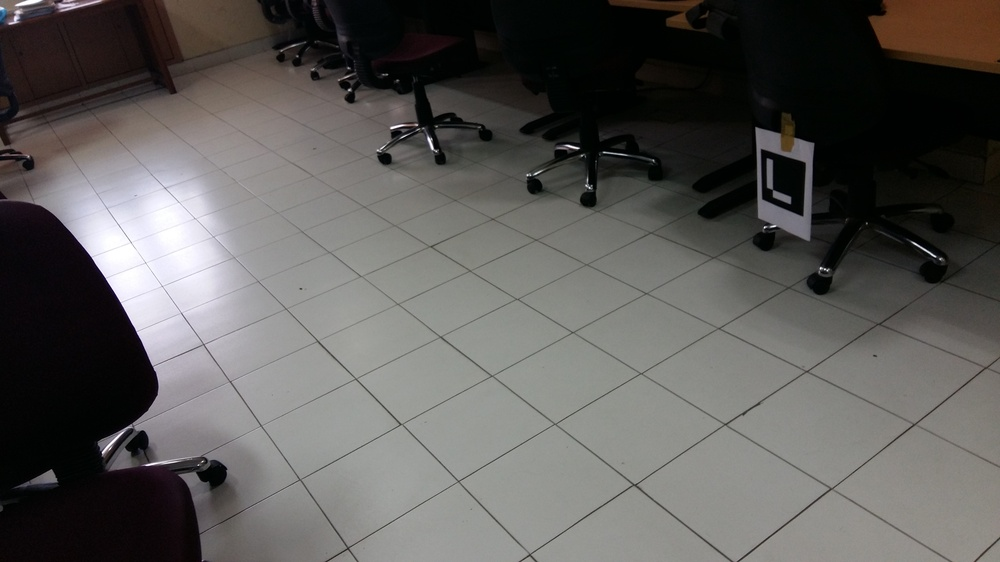
#> input picture test/obstacle-detection/floor_4.jpg, 1000 x 562 px, shrunk from 4128 x 2322 before the run
$ python obstacle_test.py   (Python 2 division)
#> lines starting #> are read from the running program, lines starting #| are printed output that depends on the picture; after the words box and inside, x2 and y2 are one past the last pixel; in counts of white or black regions, pixels touching at a corner belong together
import cv2
import numpy as np
import time
import sys
from timeit import default_timer as timer

def CheckGround():

    EdgeArray = []
    PointArray = []

    time.sleep(0.1)  # let image settle
    # [5 lines of commented-out code are left out]
    img = cv2.imread('floor_4.jpg')
#> img is the input picture: shape (562, 1000, 3); mean B, G, R 88.3, 90.5, 92.4
    # print img.shape

    imgGray = cv2.cvtColor(img, cv2.COLOR_BGR2GRAY)  # convert img to grayscale and store result in imgGray

    # [9 lines of commented-out code are left out]
    imgGray = cv2.medianBlur(imgGray, 11)
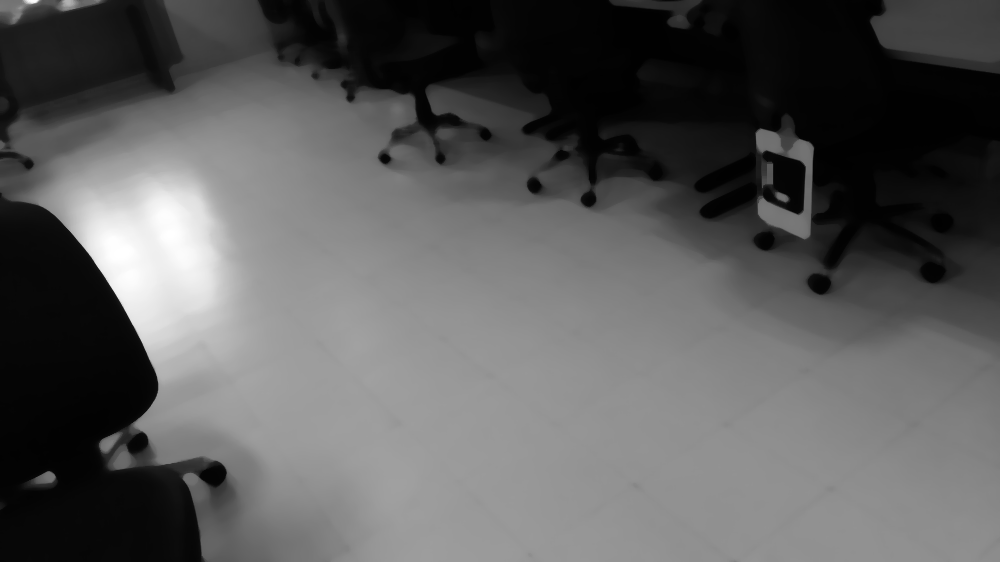
#> imgGray: shape (562, 1000); min 1, max 255, mean 91.4
    imgGray = cv2.bilateralFilter(imgGray, 11, 50, 50)  # blur the image slightly to remove noise

    imgEdge = cv2.Canny(imgGray, 50, 100)  # edge detection
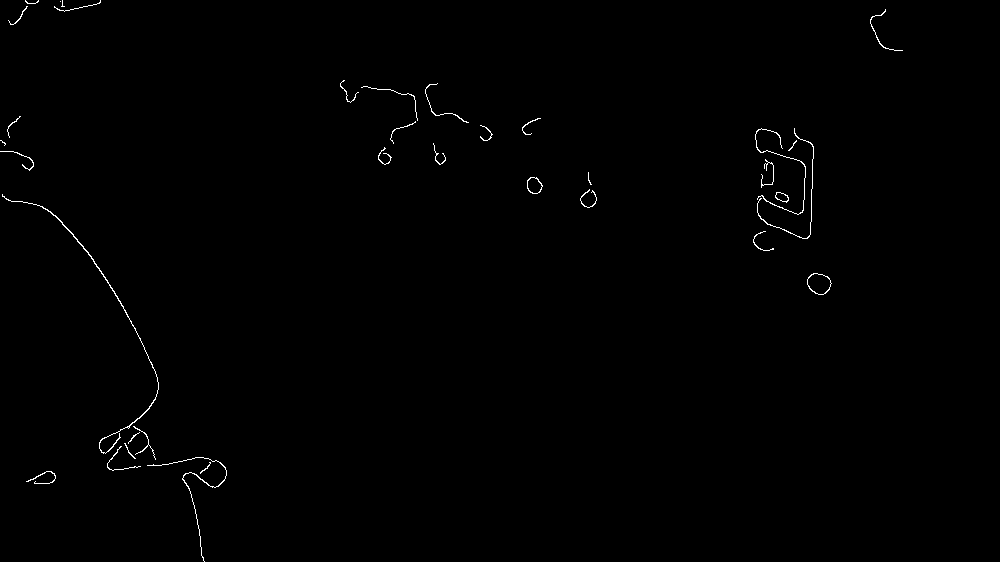
#> imgEdge: shape (562, 1000); 0.46% white in thin lines or dots
    cv2.imwrite('floor_edges.jpg', imgEdge)
    # sys.exit()

    imagewidth = img.shape[1]
#> imagewidth = 1000
    imageheight = img.shape[0]
#> imageheight = 562
    # print imagewidth, imageheight

    # Detect empty regions in image
    start_time = timer()
    WindowSize = 200
    StepSize = 40
    # num_iter_x = int((imagewidth - WindowSize + 1) / (StepSize + 1) + 1)
    # num_iter_y = int((imageheight - WindowSize + 1) / (StepSize + 1) + 1)
    N = int(WindowSize / StepSize)
    w = int(imagewidth / StepSize)
#> w = 25
    h = int(imageheight / StepSize)
#> h = 14
    # print w, h
    # dp = np.full((w, h), -1)
    fCount = np.full((w, h), -1)    # Count floor pixels
    nfCount = np.full((w, h), -1)   # Count non-floor pixels
    FLOOR_THRES = 15
    EMPTY_THRES = 0.02
    for i in range(w - 1):
        for j in range(h - 1):
            # Count number of floor and non-floor pixels in box
            # Floor assumed to be white - all colors near avg
            # isEmptyBox = False
            countNFloor = 0
            countFloor = 0
            start_i = i * StepSize
            end_i = start_i + StepSize
            start_j = j * StepSize
            end_j = start_j + StepSize
            for k in range(start_i, end_i, 1):
                for l in range(start_j, end_j, 1):
                    pixel = img[l, k]
                    avgColor = pixel[0]/3 + pixel[1]/3 + pixel[2]/3
                    if(abs(pixel[0] - avgColor) < FLOOR_THRES and abs(pixel[1] - avgColor) < FLOOR_THRES and abs(pixel[2] - avgColor) < FLOOR_THRES):
                        countFloor = countFloor + 1
                    else:
                        countNFloor = countNFloor + 1
            # if(float(countWhite) / float(countBlack) < EMPTY_THRES):
            #     isEmptyBox = True
            # dp[i, j] = int(isEmptyBox)
            fCount[i, j] = countFloor
            nfCount[i, j] = countNFloor
    end_time = timer()
    print "Count loop time: ", (end_time - start_time)

    # [10 lines of commented-out code are left out]

    start_time = timer()
    for i in range(w - N):
        for j in range(h - N):
            # Count number of floor and non-floor pixels in window
            # isEmptyWindow = True
            countFloor = 0
            countNFloor = 0
            for k in range(i, i + N, 1):
                for l in range(j, j + N, 1):
                    # if (dp[k, l] == 0):
                    #     isEmptyWindow = False
                    #     break
                    countFloor = countFloor + fCount[k, l]
                    countNFloor = countNFloor + nfCount[k, l]
            # Add center of point array if window has sufficient floor points
            # if(isEmptyWindow):
            if (float(countNFloor)/float(countNFloor + countFloor) < EMPTY_THRES):
                PointArray.append(((i + N / 2) * StepSize, (j + N / 2) * StepSize))
#> after the loop, PointArray = 158 pairs, first value 80 to 840, second value 80 to 400
    end_time = timer()
    print "Segmentation loop time: ", (end_time - start_time)

    print PointArray
#> (printed output is left out)

    # draw points on image
    for point in PointArray:
        cv2.circle(img, point, 10, (0, 255, 0), -1)
#> this loop made 158 passes
#> point on passes 1 to 3: (80, 240), (80, 280), (80, 320)
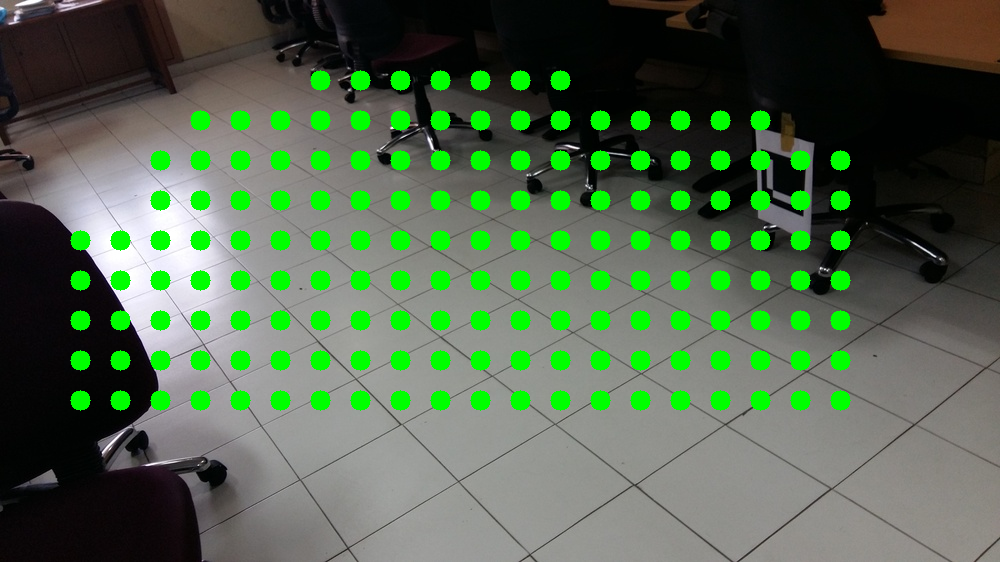
#> img: shape (562, 1000, 3); 8.91% of pixels changed, all inside (x1, y1, x2, y2) = (70, 70, 851, 411)

    # # Detect white pixels in line
    # for j in range(0, imagewidth, StepSize):  # for the width of image array
    #     for i in range(imageheight - 5, 0, -1):  # step through every pixel in height of array from bottom to top
    #                                             # Ignore first couple of pixels as may trigger due to undistort
    #         if imgEdge.item(i, j) == 255:  # check to see if the pixel is white which indicates an edge has been found
    #             EdgeArray.append((j, i))  # if it is, add x,y coordinates to ObstacleArray
    #             break  # if white pixel is found, skip rest of pixels in column
    #     else:  # no white pixel found
    #         # if nothing found, assume no obstacle. Set pixel position way off the screen to indicate
    #         EdgeArray.append((j, 0))
    #         # no obstacle detected
    #
    # for x in range(len(EdgeArray) - 1):  # draw lines between points in ObstacleArray
    #     cv2.line(img, EdgeArray[x], EdgeArray[x + 1], (0, 255, 0), 1)
    # for x in range(len(EdgeArray)):  # draw lines from bottom of the screen to points in ObstacleArray
    #     cv2.line(img, (x * StepSize, imageheight), EdgeArray[x], (0, 255, 0), 1)

    cv2.imwrite('floor_final.jpg', img)
    print "Written to floor_final.jpg"

if __name__ == '__main__':
    CheckGround()

$ run again, with test/obstacle-detection/floor_1.jpg copied over test/obstacle-detection/floor_4.jpg
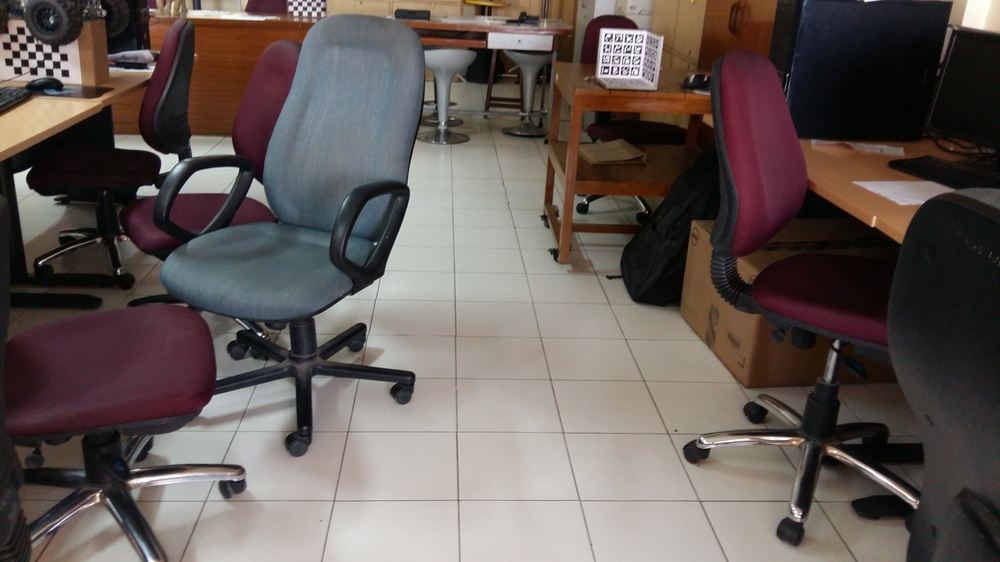
#> input picture test/obstacle-detection/floor_1.jpg, 1000 x 562 px, shrunk from 4128 x 2322 before the run
#> in CheckGround, img is the input picture: shape (562, 1000, 3); mean B, G, R 86.2, 90.4, 100
#> in CheckGround, `imgEdge = cv2.Canny(imgGray, 50, 100)`:
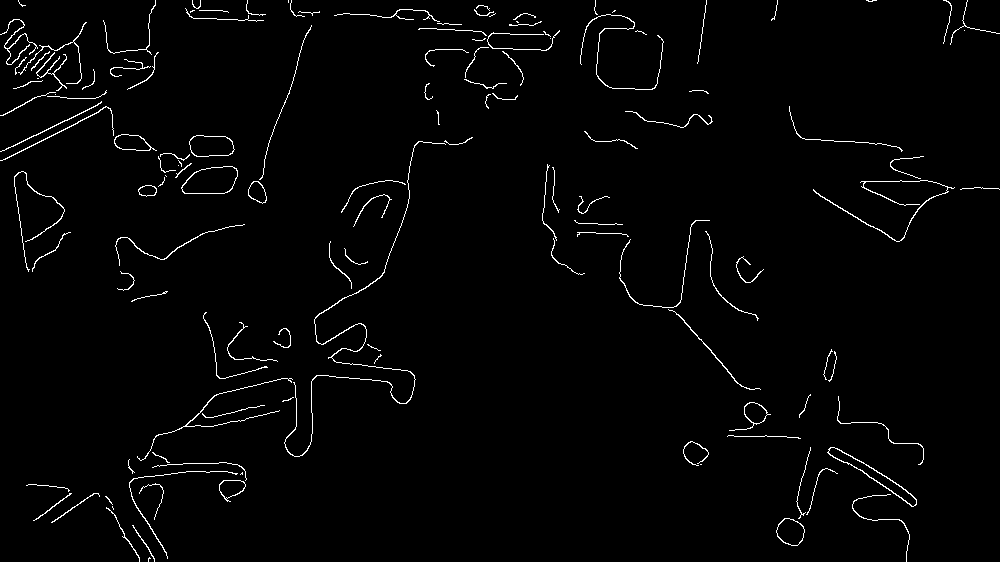
#> imgEdge: shape (562, 1000); 1.9% white in thin lines or dots
#> after the loop in CheckGround, `for i in range(w - N):`: PointArray = [(320, 320), (320, 360), (320, 400), (360, 320), (360, 360), (360, 400), (400, 320), (400, 360), (400, 400), (440, 320), (440, 360), (440, 400), (480, 320), (480, 360), (480, 400), (520, 360), (520, 400)]
#| [(320, 320), (320, 360), (320, 400), (360, 320), (360, 360), (360, 400), (400, 320), (400, 360), (400, 400), (440, 320), (440, 360), (440, 400), (480, 320), (480, 360), (480, 400), (520, 360), (520, 400)]
#> the loop in CheckGround, `for point in PointArray:` made 17 passes
#> after the loop in CheckGround, `for point in PointArray:`:
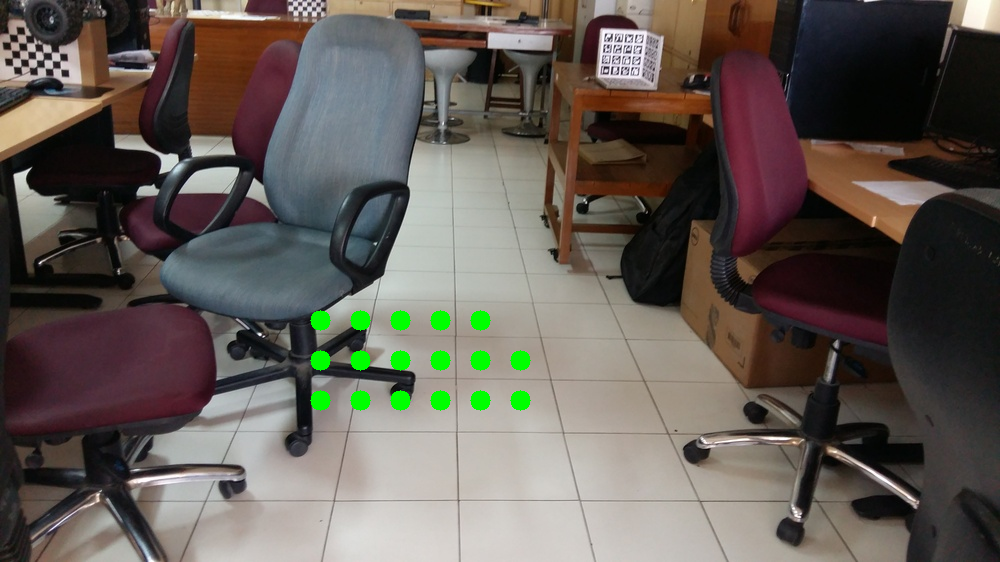
#> img: shape (562, 1000, 3); 0.96% of pixels changed, all inside (x1, y1, x2, y2) = (310, 310, 531, 411)

$ run again, with test/obstacle-detection/floor_2.jpg copied over test/obstacle-detection/floor_4.jpg
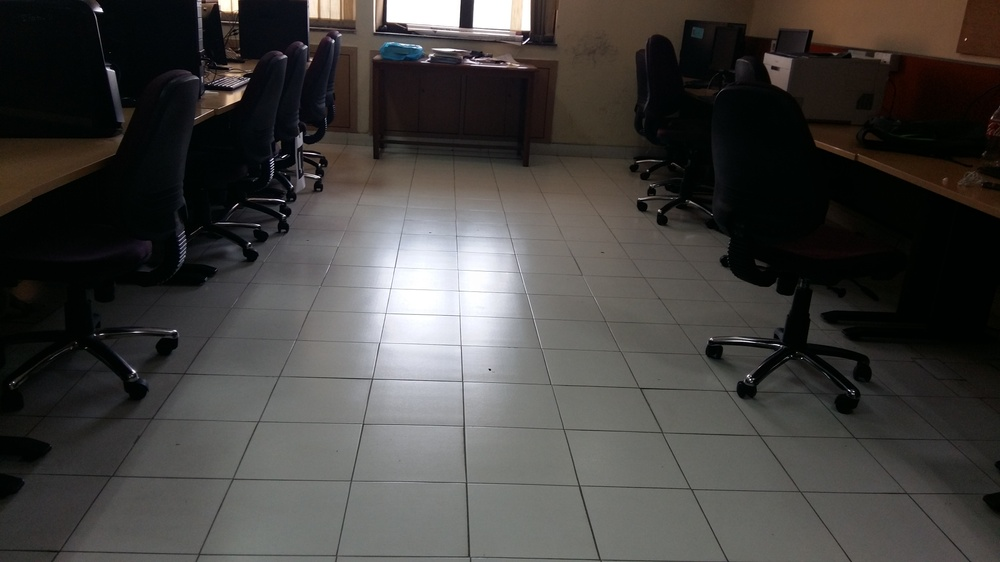
#> input picture test/obstacle-detection/floor_2.jpg, 1000 x 562 px, shrunk from 4128 x 2322 before the run
#> in CheckGround, img is the input picture: shape (562, 1000, 3); mean B, G, R 63.4, 65.6, 67.5
#> in CheckGround, `imgEdge = cv2.Canny(imgGray, 50, 100)`:
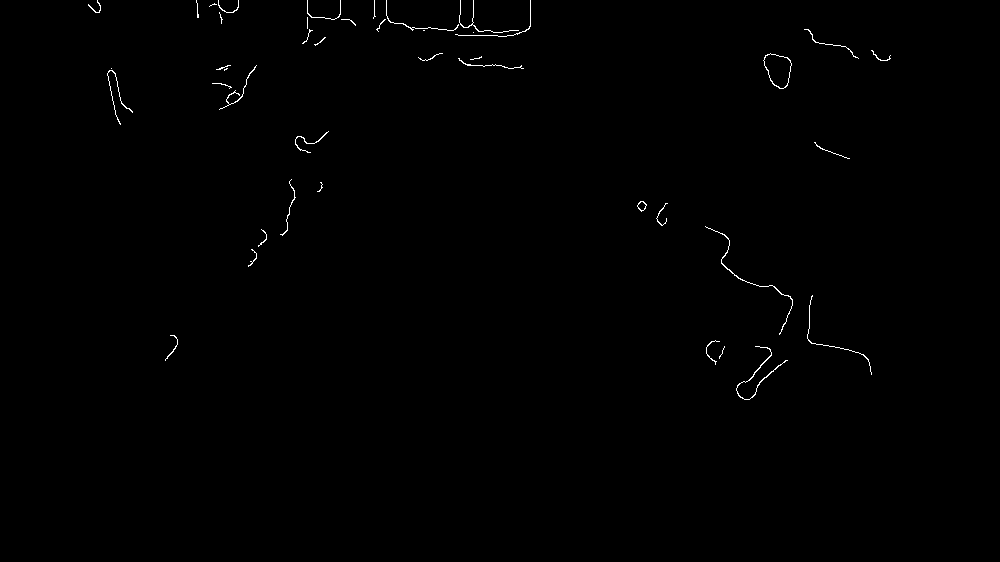
#> imgEdge: shape (562, 1000); 0.39% white in thin lines or dots, all inside (x1, y1, x2, y2) = (88, 0, 891, 400)
#> after the loop in CheckGround, `for i in range(w - N):`: PointArray = 111 pairs, first value 80 to 840, second value 120 to 400
#> (printed output is left out)
#> the loop in CheckGround, `for point in PointArray:` made 111 passes
#> point on passes 1 to 8: (80, 280), (80, 320), (80, 360), (80, 400), (120, 280), (120, 320), (120, 360), (120, 400)
#> after the loop in CheckGround, `for point in PointArray:`:
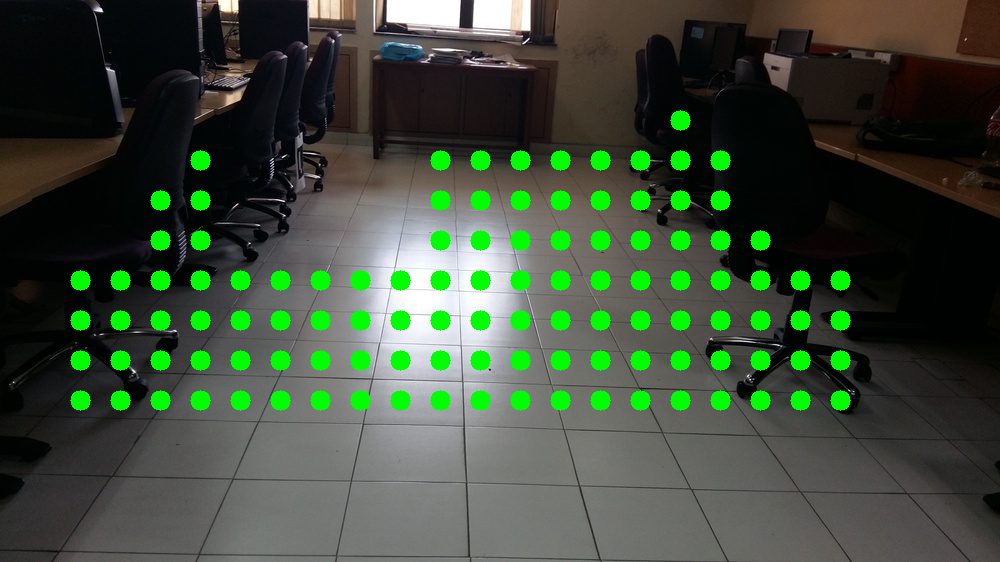
#> img: shape (562, 1000, 3); 6.26% of pixels changed, all inside (x1, y1, x2, y2) = (70, 110, 851, 411)

$ run again, with test/obstacle-detection/floor_3.jpg copied over test/obstacle-detection/floor_4.jpg
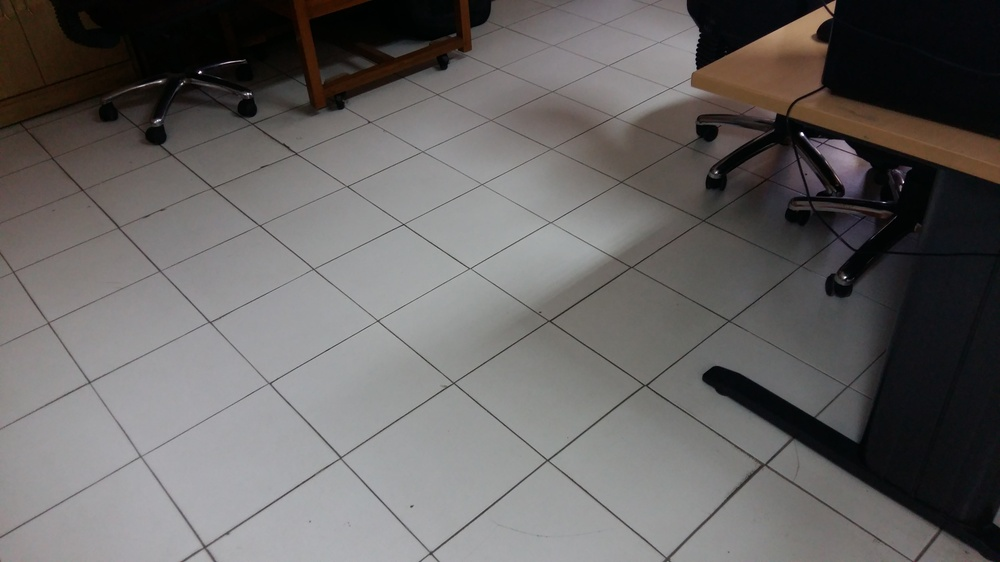
#> input picture test/obstacle-detection/floor_3.jpg, 1000 x 562 px, shrunk from 4128 x 2322 before the run
#> in CheckGround, img is the input picture: shape (562, 1000, 3); mean B, G, R 99.2, 100.1, 102.8
#> in CheckGround, `imgEdge = cv2.Canny(imgGray, 50, 100)`:
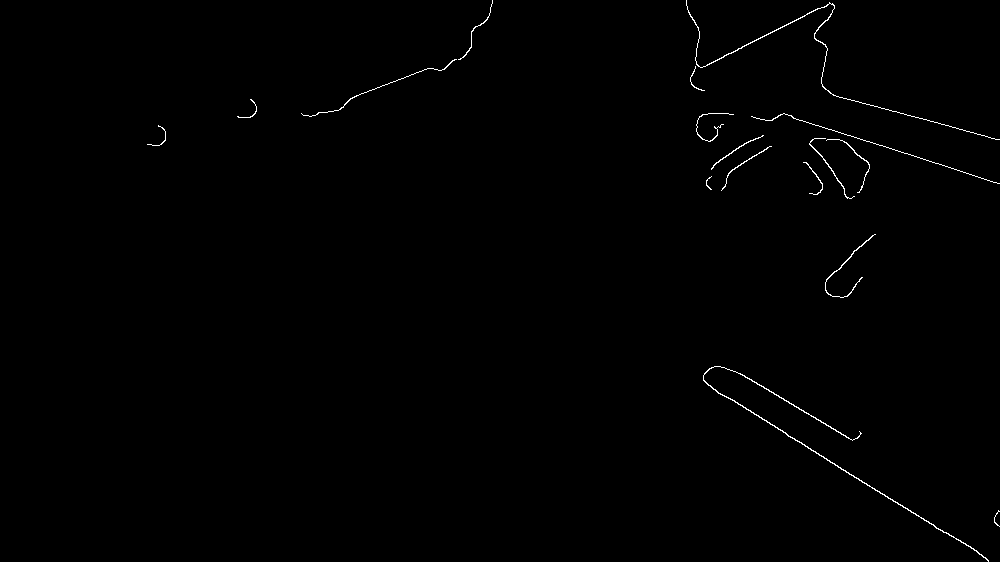
#> imgEdge: shape (562, 1000); 0.48% white in thin lines or dots, all inside (x1, y1, x2, y2) = (147, 0, 1000, 562)
#> after the loop in CheckGround, `for i in range(w - N):`: PointArray = 137 pairs, first value 80 to 840, second value 80 to 400
#> (printed output is left out)
#> the loop in CheckGround, `for point in PointArray:` made 137 passes
#> point on passes 1 to 8: (80, 200), (80, 240), (80, 280), (80, 320), (80, 360), (80, 400), (120, 160), (120, 200)
#> after the loop in CheckGround, `for point in PointArray:`:
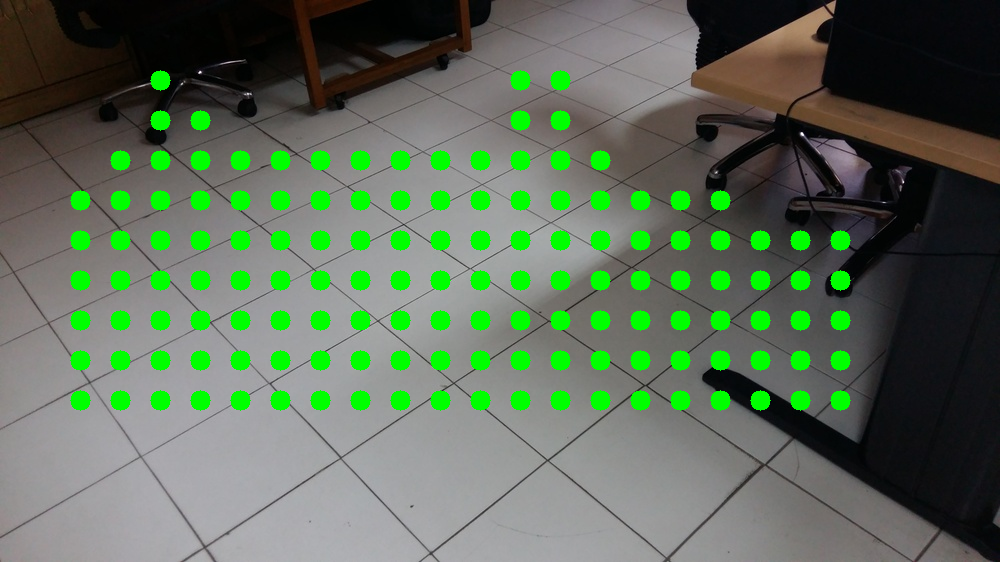
#> img: shape (562, 1000, 3); 7.73% of pixels changed, all inside (x1, y1, x2, y2) = (70, 70, 851, 411)
